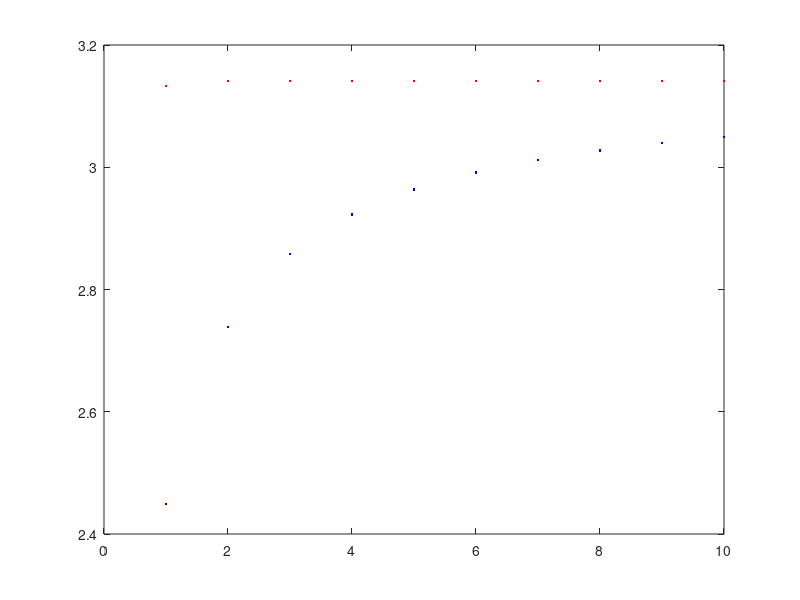

MATLAB code for this plot:
%Output: 
% P,E row vectors with 10 components defined by the first 10partial sums
% n1, n2: smallest integer numbers n1 and n2 such that|Pn1+1 ?¦Ð| < 10^?5 and|En2 ?¦Ð| < 10^?5

function [P,E,n1,n2] = pi_series

E(1) = 0;
P(1) = 0;
S = 0;

for i = 0: 100000
    S = S + ((1/(16^i))*((4/(8*i+1)-(2/(8*i+4))-(1/(8*i+5))-(1/(8*i+6)))));
    P(i+1) = S;
end
disp(P(1:10));


S = 0;


for j = 1: 100000
    S = S + (1/(j^2));
    E(j) = sqrt(6)*sqrt(S);
end
disp(E(1:10));

%test the convergence

figure(1)
clf
plot(P(1:10),'r.')
hold
plot(E(1:10),'b.')

%The following code shows how I get n1
%a = abs(P(2)-pi);
%disp(a);
%k = abs(P(3)-pi);
%disp(k);
n1 = 3 - 1;


%The following code shows how I get n2
for k = 1 : 100000
    if (abs(E(k)-pi) > (10^-5))
        n2 = k;
    end
end

n2 = n2+1;
disp(n1);
disp(n2);
 



